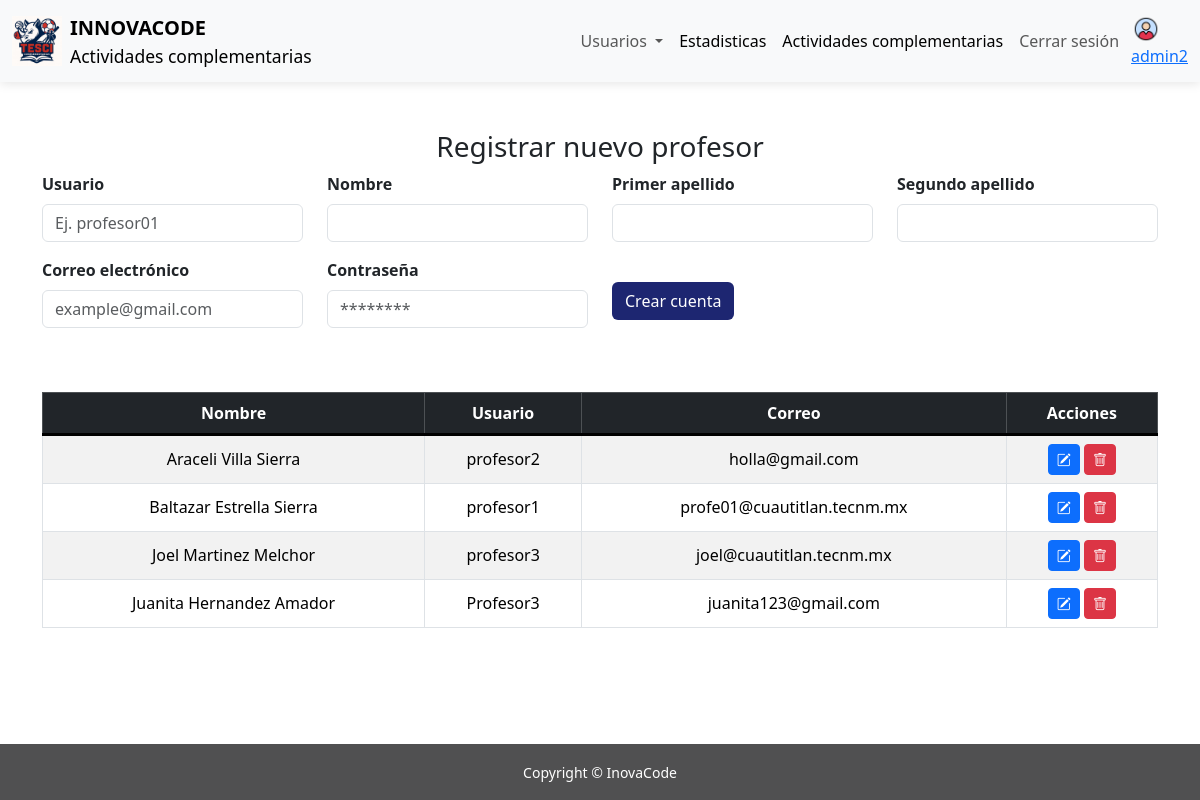
Page /inovacode/administrador/administrar-profesores.php (signed in) on the committed database.
### tables this page shows
CREATE TABLE `profesores` (
  `id_profesor` int(11) NOT NULL,
  `nombre` varchar(50) NOT NULL,
  `apellido_paterno` varchar(50) NOT NULL,
  `apellido_materno` varchar(50) NOT NULL,
  `correo` varchar(100) NOT NULL,
  `id_usuario` int(11) NOT NULL
);

CREATE TABLE `usuarios` (
  `id_usuario` int(11) NOT NULL,
  `id_tipo_usuario` int(11) NOT NULL,
  `usuario` varchar(30) NOT NULL,
  `contrasena` varchar(255) NOT NULL
);

### inovacode/php/crud-cuentas-profesores/ver-profesor.php (called while the page is built, shortened)
<?php
function conectando(){
    $C=conectar();
    $consulta = "
        SELECT
            profesores.id_profesor,
            profesores.nombre,
            profesores.apellido_paterno,
            profesores.apellido_materno,
            profesores.correo,
            usuarios.id_usuario,
            usuarios.usuario
        FROM profesores
        INNER JOIN usuarios
        ON profesores.id_usuario = usuarios.id_usuario
    ";
    $res=$C->query($consulta);
    return $res;
}
?>

### inovacode/administrador/administrar-profesores.php (the view, shortened to what this page needs)
<?php
$usuario = $_SESSION['admin_usuario'];
?>
<!DOCTYPE html>
<html lang="es">
<head>
    <link href="https://cdn.jsdelivr.net/npm/bootstrap@5.3.3/dist/css/bootstrap.min.css" rel="stylesheet">
    <link rel="stylesheet" href="https://cdn.jsdelivr.net/npm/bootstrap-icons@1.13.1/font/bootstrap-icons.min.css">
    <link rel="stylesheet" href="../css/estilos.css">
</head>
<body>
    <nav class="navbar navbar-expand-lg bg-body-tertiary ">
        <div class="container-fluid">
            <a class="navbar-brand d-flex align-items-center">
                <img src="../img/logo.jpeg" alt="Logo" width="50" height="50"
                    class="d-inline-block align-text-top me-2">
                <div class="d-flex flex-column">
                    <span class="fw-bold">INNOVACODE</span>
                    <small>Actividades complementarias</small>
                </div>
            </a>
            <div class="collapse navbar-collapse " id="navbarNav">
                <ul class="navbar-nav ms-auto me-1 ">
                    <li class="nav-item dropdown">
                        <a class="nav-link dropdown-toggle" href="#" role="button" data-bs-toggle="dropdown"
                            aria-expanded="false">
                            Usuarios
                        </a>
                    </li>
                    <li class="nav-item">
                        <a class="nav-link active" aria-current="page" href="#">Estadisticas</a>
                    </li>
                    <li class="nav-item">
                        <a class="nav-link active" aria-current="page" href="menu-administrador.php">Actividades
                            complementarias</a>
                    </li>
                    <li class="nav-item">
                        <a class="nav-link" href="../php/login/cerrar-sesion.php">Cerrar sesión</a>
                    </li>
                </ul>
                <a class=" d-flex flex-column p-0 " aria-disabled="true"><img src="../img/perfil.png" alt="Logo"
                        width="30" height="30" class="d-inline-block align-text-end d-none d-md-block"><?php echo $usuario; ?></a>
            </div>
        </div>
    </nav>
    <div class="container  justify-content-center mt-5 mb-5">
        <div class="text-center ">
            <h3>Registrar nuevo profesor</h3>
        </div>
        <form action="../php/crud-cuentas-profesores/insertar-profesor.php" method="post">
            <div class="row text-center">
                <div class="mb-3 text-start col-md-3">
                    <label for="user" class="form-label fw-bold">Usuario</label>
                    <input
                        name="u"
                        type="text"
                        class="form-control"
                        id="user"
                        placeholder="Ej. profesor01"
                        required
                        minlength="4"
                        maxlength="30"
                        pattern="[A-Za-z0-9_]+"
                        title="Solo letras, números y guion bajo">
                </div>
                <div class="mb-3 text-start col-md-3">
                    <label for="name" class="form-label fw-bold">Nombre</label>
                    <input
                        name="n"
                        type="text"
                        class="form-control"
                        id="name"
                        required
                        minlength="1"
                        maxlength="50"
                        pattern="[A-Za-zÁÉÍÓÚáéíóúÑñ ]+"
                        title="Solo letras">
                </div>
                <div class="mb-3 text-start col-md-3">
                    <label for="firstLastName" class="form-label fw-bold">
                        Primer apellido
                    </label>
                    <input
                        name="ap1"
                        type="text"
                        class="form-control"
                        id="firstLastName"
                        required
                        minlength="1"
                        maxlength="50"
                        pattern="[A-Za-zÁÉÍÓÚáéíóúÑñ ]+"
                        title="Solo letras">
                </div>
                <div class="mb-3 text-start col-md-3">
                    <label for="secondLastName" class="form-label fw-bold">
                        Segundo apellido
                    </label>
                    <input
                        name="ap2"
                        type="text"
                        class="form-control"
                        id="secondLastName"
                        required
                        minlength="1"
                        maxlength="50"
                        pattern="[A-Za-zÁÉÍÓÚáéíóúÑñ ]+"
                        title="Solo letras">
                </div>
                <div class="mb-3 text-start col-md-3">
                    <label for="correo" class="form-label fw-bold">
                        Correo electrónico
                    </label>
                    <input
                        name="e"
                        type="email"
                        class="form-control"
                        id="correo"
                        placeholder="example@gmail.com"
                        required
                        maxlength="100">
                </div>
                <div class="mb-3 text-start col-md-3">
                    <label for="contrasena" class="form-label fw-bold">
                        Contraseña
                    </label>
                    <input
                        name="p"
                        type="password"
                        class="form-control"
                        id="contrasena"
                        placeholder="********"
                        required
                        minlength="6"
                        maxlength="50"
                        title="Debe contener al menos 6 caracteres">
                </div>
                <div class="text-start col-md-3 pt-4">
                    <button type="submit" class="btn btn-custom">
                        Crear cuenta
                    </button>
                </div>
            </div>
        </form>
        <div class="table-responsive mt-5">
            <?php require("../php/crud-cuentas-profesores/ver-profesor.php"); ?>
            <table class="table table-bordered table-striped text-center">
                <thead class="table-dark">
                    <tr>
                        <th>Nombre</th>
                        <th>Usuario</th>
                        <th>Correo</th>
                        <th>Acciones</th>
                    </tr>
                </thead>
                <tbody>
                    <?php
                    $valores = conectando();
                    while ($p = $valores->fetch_assoc()) {
                    ?>
                        <tr>
                            <td>
                                <?php
                                echo $p['nombre'] . " "
                                    . $p['apellido_paterno'] . " "
                                    . $p['apellido_materno'];
                                ?>
                            </td>
                            <td><?php echo $p['usuario']; ?></td>
                            <td><?php echo $p['correo']; ?></td>
                            <td>
                                <button
                                    class="btn btn-primary btn-sm editarBtn"
                                    data-id-profesor="<?php echo $p['id_profesor']; ?>"
                                    data-id-usuario="<?php echo $p['id_usuario']; ?>"
                                    data-nombre="<?php echo $p['nombre']; ?>"
                                    data-ap1="<?php echo $p['apellido_paterno']; ?>"
                                    data-ap2="<?php echo $p['apellido_materno']; ?>"
                                    data-usuario="<?php echo $p['usuario']; ?>"
                                    data-correo="<?php echo $p['correo']; ?>"
                                    data-bs-toggle="modal"
                                    data-bs-target="#editarModal">
                                    <i class="bi bi-pencil-square"></i>
                                </button>
                                <a
                                    href="../php/crud-cuentas-profesores/eliminar-profesor.php?id_u=<?php echo $p['id_usuario']; ?>&id_p=<?php echo $p['id_profesor']; ?>"
                                    class="btn btn-danger btn-sm">
                                    <i class="bi bi-trash"></i>
                                </a>
                            </td>
                        </tr>
                    <?php } ?>
                </tbody>
            </table>
        </div>
    </div>
    <footer class="fixed-bottom footer mt-auto py-3">
        <div class="container text-center">
            <small>Copyright &copy; InovaCode</small>
        </div>
    </footer>
</body>
</html>

### inovacode/css/estilos.css (style rules this page uses)
.navbar { box-shadow: 0 2px 10px rgba(0, 0, 0, 0.1); }
.footer { background-color: #505051; color: white; text-align: center; padding: 20px 10px; margin-top: 50px; }
.btn-custom { background-color: #1d2671; color: white; transition: 0.3s; }
.table thead th { border-bottom: 3px solid #000; text-align: center; }
.table tbody td { vertical-align: middle; }

### rows in the picture
profesores: nombre "Araceli", apellido_paterno "Villa", apellido_materno "Sierra", id_usuario.usuario "profesor2", correo "holla@gmail.com"
profesores: nombre "Baltazar", apellido_paterno "Estrella", apellido_materno "Sierra", id_usuario.usuario "profesor1", correo "profe01@cuautitlan.tecnm.mx"
profesores: nombre "Joel", apellido_paterno "Martinez", apellido_materno "Melchor", id_usuario.usuario "profesor3", correo "joel@cuautitlan.tecnm.mx"
profesores: nombre "Juanita", apellido_paterno "Hernandez", apellido_materno "Amador", id_usuario.usuario "Profesor3", correo "juanita123@gmail.com"

### other values in the picture
$usuario "admin2"
